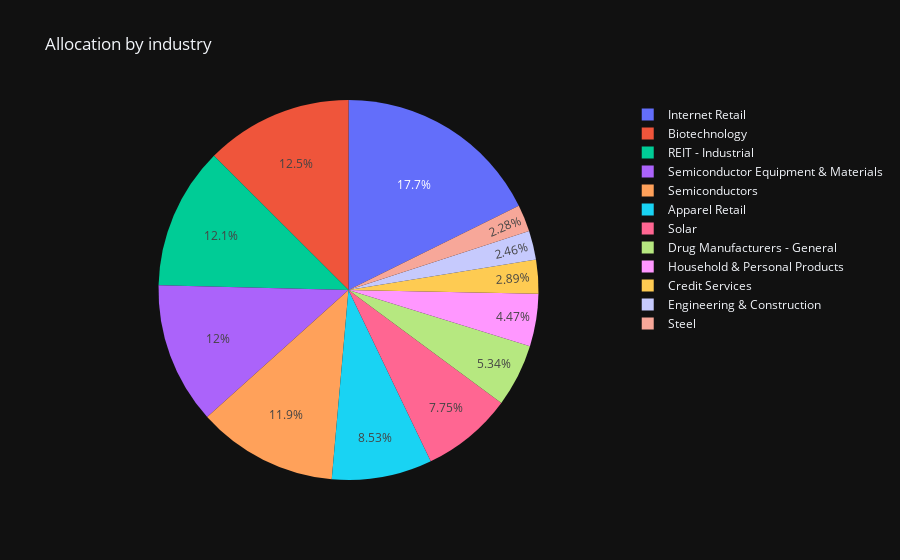

The notebook cell saved with this chart:
### Markdown cell above
## Allocation by industry

### Code cell
pieChart = px.pie(data[['industry', 'investment_value']], values='investment_value', names='industry', title='Allocation by industry')
pieChart.show()

### Figure 1 — Plotly figure (JSON) as saved in the notebook; plotly's stock layout.template omitted (floating-point values rounded to 4 significant figures)
{"data": [{"domain": {"x": [0, 1], "y": [0, 1]}, "hovertemplate": "industry=%{label}<br>investment_value=%{value}<extra></extra>", "labels": ["Biotechnology", "Internet Retail", "Semiconductors", "REIT - Industrial", "Apparel Retail", "Solar", "Semiconductor Equipment & Materials", "Semiconductor Equipment & Materials", "Drug Manufacturers - General", "Internet Retail", "Household & Personal Products", "Credit Services", "Steel", "Engineering & Construction"], "legendgroup": "", "name": "", "showlegend": true, "type": "pie", "values": [486.5, 501.5, 463.9, 469.4, 331.5, 300.9, 249.2, 218.5, 207.3, 185.8, 173.6, 112.3, 88.37, 95.58]}], "layout": {"legend": {"tracegroupgap": 0}, "title": {"text": "Allocation by industry"}}}
